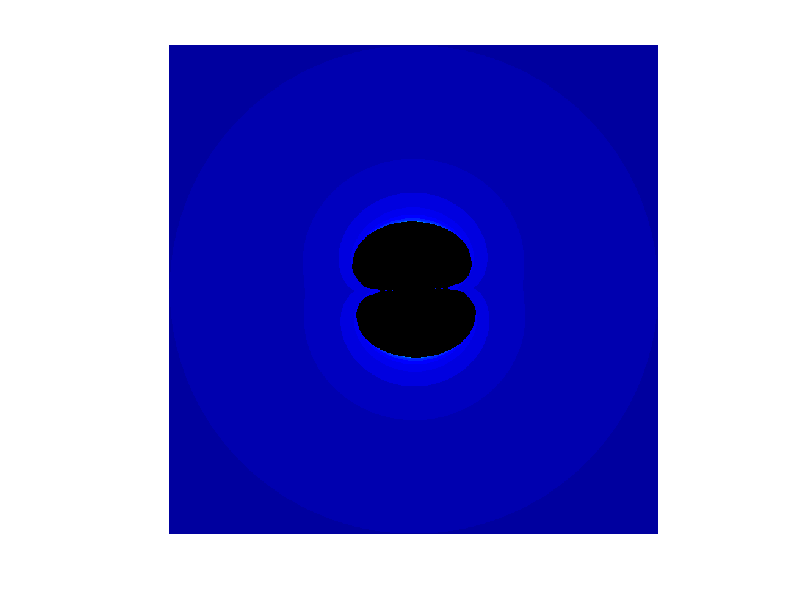

MATLAB code to generate this figure: (Note: this script raises an error after producing the figure.)
% clear workspaces
clear
clc
% define real and imaginary parts
x = -2 : 0.005 : 2;
y = -2 : 0.005 : 2;
[a, b] = meshgrid(x, y);
IterNum = 50;

% loop through different exponents
bb = 0;
for n = pi/180 : pi/180 : 2*pi
    N = exp(1i*n);
    C = a + 1i * b;
    Z = zeros(size(C));
    inside = ones(size(C));
    iter = zeros(size(C));
    for jj = 1 : IterNum
        Z(inside) = asin(N.*Z(inside)) + C(inside);
        inside = abs(Z) <= 2;
        iter = iter + inside;
    end

    % plot current fractal
    fig = imagesc(x, y, iter);
    colormap( [ jet ; 0 0 0] );
    caxis manual;
    caxis([0 IterNum]);
    set(gca,'xtick',[]);
    set(gca,'xticklabel',[]);
    set(gca,'ytick',[]);
    set(gca,'yticklabel',[]);
    set(gca,'visible','off')
    
    axis equal tight
    %title(sprintf('$z_{n+1} = cos(e^{%1.3f}z_n) + c$', n), 'fontsize', 16', 'interpreter', 'latex')
    %xlabel('$\mathrm{Re}(z)$', 'fontsize', 16, 'interpreter', 'latex')
    %ylabel('$\mathrm{Im}(z)$', 'fontsize', 16, 'interpreter', 'latex')
    
    ax = gca;
    ax.Units = 'pixels';
    p = ax.Position;
    pw = p(3);
    ph = p(4);
    pt = min(pw, ph) - 1;
    rect = [1, 1, pt, pt];
    frame = getframe(gca,rect);
    bb = bb + 1;
    im{bb} = frame2im(frame);
    filename = sprintf('Multibrot%i.jpg', bb);
    [A, map] = rgb2ind(im{bb}, 256);
    imwrite(A, map, filename);
end

disp('DONE!');